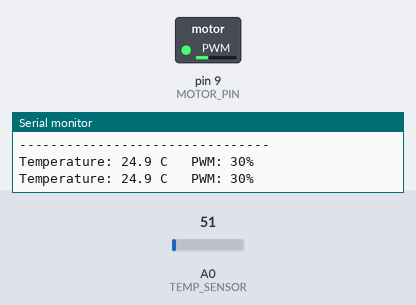
Recording of a sketch running on a simulated Arduino Uno, built with avr-gcc and run on an emulated ATmega328P. Parts: switched loads named in the sketch (green lamp = pin HIGH), the last lines printed to the serial monitor. The inputs (shaded band) are chosen by the test bench; at power-on: A0 (TEMP_SENSOR) = 51.

Above: at 1.8 s.
1.9 s: A0 (TEMP_SENSOR) set to 57
At 2.5 s:
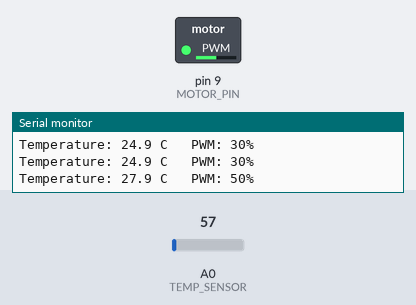
3.5 s: A0 (TEMP_SENSOR) set to 67
At 5.2 s:
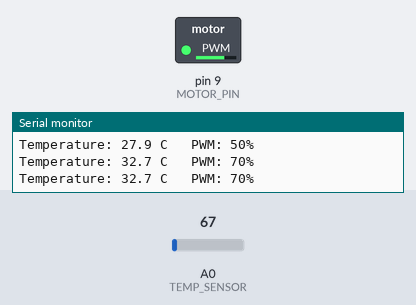
5.5 s: A0 (TEMP_SENSOR) set to 86
At 6.8 s:
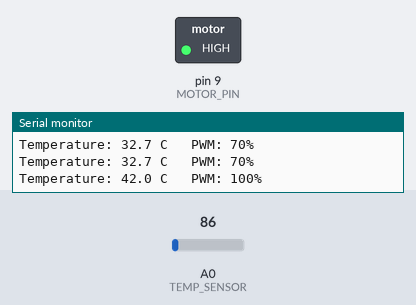
7.5 s: A0 (TEMP_SENSOR) set to 30
At 8.4 s:
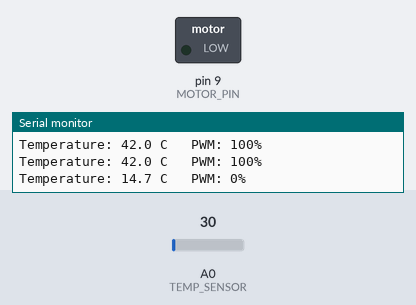
9.5 s: A0 (TEMP_SENSOR) set to 61
At 11.2 s:
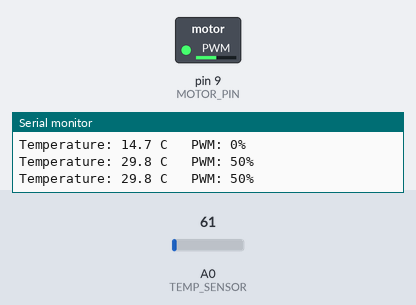
11.5 s: A0 (TEMP_SENSOR) set to 71
At 12.7 s:
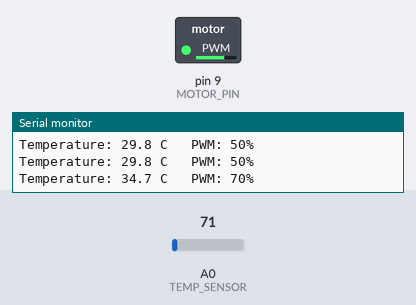
Timing chart, 0 to 14.5 s (numbered marks = the images above; inputs shaded):
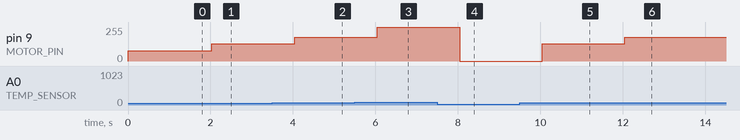

The sketch:

exp_4_code.ino
```cpp
// Automatic Temperature-Based DC Motor Speed Control
// Arduino UNO + LM35

#define TEMP_SENSOR A0
#define MOTOR_PIN 9

float temperature;
float voltage;
int sensorValue;
int pwmValue;

void setup()
{
  Serial.begin(9600);
  pinMode(MOTOR_PIN, OUTPUT);

  Serial.println("Temperature Based Motor Control");
  Serial.println("--------------------------------");
}

void loop()
{
  // Read LM35 sensor
  sensorValue = analogRead(TEMP_SENSOR);

  // Convert analog value to voltage
  voltage = sensorValue * (5.0 / 1023.0);

  // Calculate temperature
  temperature = voltage * 100.0;

  // Set motor speed based on temperature
  if (temperature < 20)
  {
    pwmValue = 0;
  }
  else if (temperature < 25)
  {
    pwmValue = 77;
  }
  else if (temperature < 30)
  {
    pwmValue = 128;
  }
  else if (temperature < 35)
  {
    pwmValue = 180;
  }
  else
  {
    pwmValue = 255;
  }

  // Control DC motor speed
  analogWrite(MOTOR_PIN, pwmValue);

  // Display temperature
  Serial.print("Temperature: ");
  Serial.print(temperature, 1);
  Serial.print(" C   PWM: ");

  Serial.print((pwmValue * 100) / 255);
  Serial.println("%");

  delay(1000);
}
```

Measured:
- the behaviour switches between 61 and 62 on A0 (TEMP_SENSOR) (found by bisection; images 1 and 2)
- after the input at 1.9 s, pin 9 (MOTOR_PIN): 77/255 → 128/255 after 0.14 s
- after the input at 3.5 s, pin 9 (MOTOR_PIN): 128/255 → 180/255 after 0.54 s
- after the input at 5.5 s, pin 9 (MOTOR_PIN): 180/255 → 255/255 after 0.54 s
- after the input at 7.5 s, pin 9 (MOTOR_PIN): 255/255 → 0/255 after 0.54 s
- after the input at 9.5 s, pin 9 (MOTOR_PIN): 0/255 → 128/255 after 0.54 s
- after the input at 11.5 s, pin 9 (MOTOR_PIN): 128/255 → 180/255 after 0.54 s
